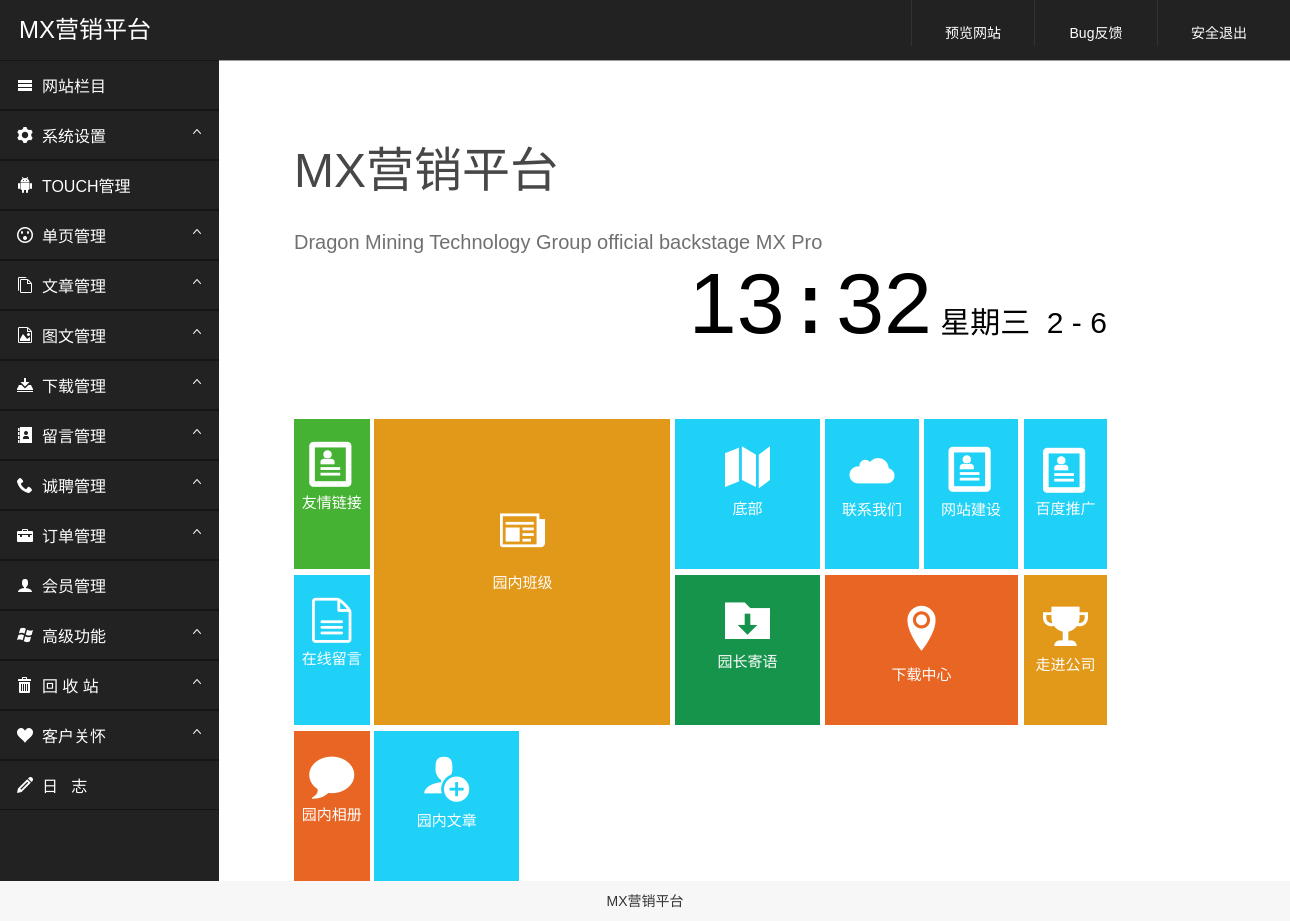
Page /manage/main.php (signed in) on the committed database.
### tables this page shows
CREATE TABLE `mx_lanmu` (
  `c_id` int(11) NOT NULL AUTO_INCREMENT COMMENT '编号',
  `c_title` varchar(200) NOT NULL COMMENT '栏目名称',
  `c_type` int(4) NOT NULL DEFAULT '0' COMMENT '栏目类别(0单页1文章2图文3下载4招聘5留言)',
  `c_content` text COMMENT '文章内容',
  `c_link` varchar(255) DEFAULT NULL COMMENT '栏目链接',
  `c_sort_id` int(8) NOT NULL DEFAULT '0' COMMENT '排序序号',
  `c_delete` int(2) NOT NULL DEFAULT '0' COMMENT '是否可删除(1为是)',
  `c_pc` int(2) NOT NULL DEFAULT '1' COMMENT '是否pc显示(1为是)',
  `c_phone` int(2) NOT NULL DEFAULT '0' COMMENT '是否phone显示(1为是)',
  `c_phone_name` varchar(255) DEFAULT NULL COMMENT 'phone栏目名称',
  `c_zt` int(4) DEFAULT '1' COMMENT '栏目状态',
  PRIMARY KEY (`c_id`)
);

### config/config_db.php (called while the page is built, shortened)
<?php
$lc = 'mx';
?>

### common/conn.php (called while the page is built, shortened)
<?php
require(LC_MX."config/config_db.php");
function lc(){
	global $lc;
	return $lc;
}
?>

### manage/common/functions.php (called while the page is built, shortened)
<?php
function check_quanxian($qx){
	$sql="select * from ".lc()."_admin where lc_admin_id='{$_SESSION['lc_admin_user_id']}'";
	$rs=mysql_query($sql);
	if($rs){
		$rows = mysql_fetch_assoc($rs);
		if($rows[$qx]==1){
			return true;
		}else{
			return false;
		}
	}else{
		return false;
	}
}

### manage/main.php (the view, shortened to what this page needs)
<?php
function qiehuan_link($type,$lanmu){
	$link="";
	if($type=="0"){
		if(check_quanxian('danye')){
			$link="href=\"list.php?C=danye_list&lanmu={$lanmu}\" target=\"_blank\"";
		}else{
			$link="onClick=\"mx_msg('抱歉！您的权限不足！')\"";
		}
	}
	if($type=="1"){
		if(check_quanxian('news')){
			$link="href=\"list.php?C=news_list&lanmu={$lanmu}\" target=\"_blank\"";
		}else{
			$link="onClick=\"mx_msg('抱歉！您的权限不足！')\"";
		}
	}
	if($type=="2"){
		if(check_quanxian('products')){
			$link="href=\"list.php?C=products_list&lanmu={$lanmu}\" target=\"_blank\"";
		}else{
			$link="onClick=\"mx_msg('抱歉！您的权限不足！')\"";
		}
	}
	if($type=="3"){
		if(check_quanxian('down')){
			$link="href=\"list.php?C=down_list&lanmu={$lanmu}\" target=\"_blank\"";
		}else{
			$link="onClick=\"mx_msg('抱歉！您的权限不足！')\"";
		}
	}
	if($type=="4"){
		if(check_quanxian('job')){
			$link="href=\"list.php?C=jianli_list&lanmu={$lanmu}\" target=\"_blank\"";
		}else{
			$link="onClick=\"mx_msg('抱歉！您的权限不足！')\"";
		}
	}
	if($type=="5"){
		if(check_quanxian('gbook')){
			$link="href=\"list.php?C=gbook_list&lanmu={$lanmu}\" target=\"_blank\"";
		}else{
			$link="onClick=\"mx_msg('抱歉！您的权限不足！')\"";
		}
	}
	return $link;
}
?>
<!doctype html>
<html>
<head>
<?php require('link_file.php')?>
</head>
<body>
<?php require('head.php');?>
<div class="main">
  <?php require('left.php');?>
  <div class="mx_right" id="mx_right">
    <div class="main_c">
      <div class="mx_right_top">
        <div class="main_top">
          <div class="main_top_c">
            <p class="main_top_t">MX营销平台</p>
            <p class="main_top_ab">Dragon Mining Technology Group official backstage MX Pro</p>
          </div>
          <div class="main_datetime" id="main_datetime"><span></span></div>
        </div>
      </div>
      <div class="mx_right_con main_top">
        <div class="main_con">
          <div class="metro">
          	<ul>
          <?php
          $icon = array(1=>'&#xe923;',2=>'&#xe904;',3=>'&#xe94b;',4=>'&#xe9c1;',5=>'&#xe923;',6=>'&#xe923;',7=>'&#xe926;',8=>'&#xe933;',9=>'&#xe948;',
          		10=>'&#xe99e;',11=>'&#xe96b;',12=>'&#xe973;',13=>'&#xe905;',14=>'&#xe971;',15=>'&#xe9b2;',16=>'&#xe9a9;');
          $sql="select * from ".lc()."_lanmu where c_zt=1 order by c_sort_id desc";
          $rs = mysql_query($sql);
          if($rs){
          	$k=1;
          	while($rows = mysql_fetch_assoc($rs)){
          		?><li class="li_<?php echo $k?>"><a <?php echo qiehuan_link($rows["c_type"],$rows["c_id"])?>><p class="mxicon"><?php echo $icon[$k]?></p><?php echo mb_substr($rows["c_title"],0,4,"utf-8")?></a></li><?php
          		$k++;
          	}
          }?>
            </ul>
          </div>
        </div>
      </div>
    </div>
  </div>
</div>
<?php require('foot.php');?>
</body>
</html>

### manage/link_file.php (shortened to what this page needs)
<link rel="stylesheet" type="text/css" href="resource/css/base.css">

### manage/head.php (shortened to what this page needs)
<div class="head" id="header">
  <div class="logo"><a href="main.php" title="MX营销平台">MX营销平台</a></div>
  <div class="head_right">
    <ul>
      <li><a href="../" target="_blank">预览网站</a></li>
      <li><a href="javascript:fankuibug()">Bug反馈</a></li>
      <li><a href="action/exit.php">安全退出</a></li>
    </ul>
  </div>
</div>

### manage/left.php (shortened to what this page needs)
<div class="mx_left" id="mx_left">
  <ul>
    <li><a class="webcolumn"><samp class="mxicon">&#xe9bd;</samp>&nbsp;&nbsp;网站栏目
      </a></li>
    <li><a class="sysconfig"><samp class="mxicon">&#xe994;</samp>&nbsp;&nbsp;系统设置<span class="mxicon">&#xea50;</span></a>
    </li>
    <li><a class="touch"><samp class="mxicon">&#xeac1;</samp>&nbsp;&nbsp;TOUCH管理</a></li>
    <li><a class="singlepage"><samp class="mxicon">&#xe9f1;</samp>&nbsp;&nbsp;单页管理<span class="mxicon">&#xea50;</span></a>
    </li>
    <li><a class="article"><samp class="mxicon">&#xe925;</samp>&nbsp;&nbsp;文章管理<span class="mxicon">&#xea50;</span></a>
    </li>
    <li><a class="product"><samp class="mxicon">&#xe927;</samp>&nbsp;&nbsp;图文管理<span class="mxicon">&#xea50;</span></a>
    </li>
    <li><a class="download"><samp class="mxicon">&#xe9c5;</samp>&nbsp;&nbsp;下载管理<span class="mxicon">&#xea50;</span></a>
    </li>
    <li><a class="gbook"><samp class="mxicon">&#xe944;</samp>&nbsp;&nbsp;留言管理<span class="mxicon">&#xea50;</span></a>
    </li>
    <li><a class="employ"><samp class="mxicon">&#xe942;</samp>&nbsp;&nbsp;诚聘管理<span class="mxicon">&#xea50;</span></a>
    </li>
    <li><a class="orderform"><samp class="mxicon">&#xe9ae;</samp>&nbsp;&nbsp;订单管理<span class="mxicon">&#xea50;</span></a>
    </li>
    <li><a class="member"><samp class="mxicon">&#xe971;</samp>&nbsp;&nbsp;会员管理</a></li>
    <li><a class="advancedfeatures"><samp class="mxicon">&#xeac2;</samp>&nbsp;&nbsp;高级功能<span class="mxicon">&#xea50;</span></a>
    </li>
    <li><a class="recyclebin"><samp class="mxicon">&#xe9ac;</samp>&nbsp;&nbsp;回&nbsp;收&nbsp;站<span class="mxicon">&#xea50;</span></a></li>
    <li><a class="customercare"><samp class="mxicon">&#xe9da;</samp>&nbsp;&nbsp;客户关怀<span class="mxicon">&#xea50;</span></a>
    </li>
    <li><a class="rizhi"><samp class="mxicon">&#xe905;</samp>&nbsp;&nbsp;日&nbsp;&nbsp;&nbsp;志</a></li>
    <div class="clear" style="height:20px"></div>
  </ul>
</div>

### manage/foot.php
<div id="footer"><a style="color:#333;" href="http://longcai.com" target="_blank">MX营销平台</a></div>

### rows in the picture
mx_lanmu: c_title "友情链接"
mx_lanmu: c_title "园内班级"
mx_lanmu: c_title "底部"
mx_lanmu: c_title "联系我们"
mx_lanmu: c_title "网站建设"
mx_lanmu: c_title "百度推广"
mx_lanmu: c_title "在线留言"
mx_lanmu: c_title "园长寄语"
mx_lanmu: c_title "下载中心"
mx_lanmu: c_title "走进公司"
mx_lanmu: c_title "园内相册"
mx_lanmu: c_title "园内文章"
